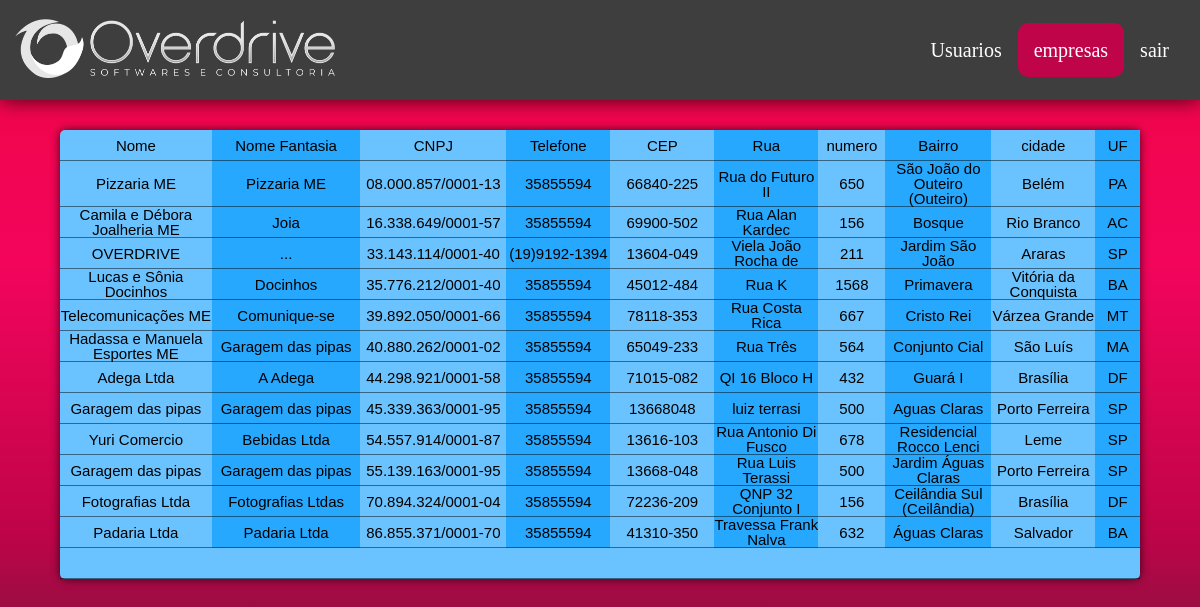
Page /userNotAdmin/tabelaEmpresas.php (signed in) on the committed database.
### tables this page shows
CREATE TABLE `company` (
  `companyId` mediumint(8) unsigned NOT NULL AUTO_INCREMENT,
  `name` varchar(255) NOT NULL,
  `fantasyName` varchar(255) DEFAULT NULL,
  `CNPJ` varchar(255) NOT NULL,
  `phone` varchar(20) DEFAULT NULL,
  `CEP` varchar(10) DEFAULT NULL,
  `rua` varchar(20) DEFAULT NULL,
  `numero` varchar(10) DEFAULT NULL,
  `bairro` varchar(50) DEFAULT NULL,
  `cidade` varchar(50) DEFAULT NULL,
  `UF` varchar(5) DEFAULT NULL,
  PRIMARY KEY (`companyId`)
);

### userNotAdmin/tabelaEmpresas.php (the view, shortened to what this page needs)
<?php
    include('../conexao.php');
    $query = "select * from company order by CNPJ";
    $result = mysqli_query($conexao, $query);
?>
<!DOCTYPE html>
<html lang="pt-br">
    <head>
        <link rel="stylesheet" href="../css/reset.css">
        <link rel="stylesheet" href="../css/header.css">
        <link rel="stylesheet" href="../css/tabelaUsers.css">
    </head>
    <body>
        <header>
            <h1><img class="logo" src="../img/logo.png" alt="logo da Overdrive"></h1>
            <nav>
                <ul>
                    <li class="li-nav"><a class="link-nav" href="tabelaUsers.php">Usuarios</a></li>
                    <li class="li-nav"><a class="link-nav" href="tabelaEmpresas.php">empresas</a></li>
                    <li class="li-nav"><a class="link-nav" href="../logout.php">sair</a></li>
                </ul>
            </nav>
        </header>
        <main>
            <table>
                <thead>
                    <tr>
                        <th width="7%" scope="col">Nome</th>
                        <th width="10%" scope="col">Nome Fantasia</th>
                        <th width="7%" scope="col">CNPJ</th>
                        <th width="7%" scope="col">Telefone</th>
                        <th width="7%" scope="col">CEP</th>
                        <th width="7%" scope="col">Rua</th>
                        <th width="4%" scope="col">numero</th>
                        <th width="7%" scope="col">Bairro</th>
                        <th width="7%" scope="col">cidade</th>
                        <th width="3%" scope="col">UF</th>
                    </tr>
                </thead>
                <tbody>
                   <?php
                        while($user_data = mysqli_fetch_assoc($result)){
                            echo "<tr>";
                            echo "<td>".$user_data['name']."</td>";
                            echo "<td>".$user_data['fantasyName']."</td>";
                            echo "<td>".$user_data['CNPJ']."</td>";
                            echo "<td>".$user_data['phone']."</td>";
                            echo "<td>".$user_data['CEP']."</td>";
                            echo "<td>".$user_data['rua']."</td>";
                            echo "<td>".$user_data['numero']."</td>";
                            echo "<td>".$user_data['bairro']."</td>";
                            echo "<td>".$user_data['cidade']."</td>";
                            echo "<td>".$user_data['UF']."</td>";
                            echo "</tr>";
                        }
                        ?>
                </tbody>
                <tfoot>
                    <tr>
                        <th colspan="14">
                        </th>
                    </tr>
                </tfoot>
            </table>
        </main>
    </body>
</html>

### css/header.css (style rules this page uses)
header { display: flex; background-color: #3f3e3e; padding: 10px; justify-content: space-between; align-items: center; box-shadow: 0 0 20px rgba(0, 0, 0, 0.753); }
body { background: linear-gradient(#F20544, #F2055C, #BF0449, #402431) ; background-attachment: fixed; }
.logo { width: 20rem; padding: 5px; }
nav { height: 100%; margin: 5px; }
ul { display: flex; flex-direction: row; height: 100%; }
.li-nav { text-align: center; }
.link-nav { font-size: 20px; color: #FFF; height: 30%; padding: 1rem; text-align: center; line-height: 70px; border-radius: 10px; }
.active { background-color: #BF0449; }

### css/tabelaUsers.css (style rules this page uses)
table, td, th { border-bottom: 1px solid #0000007a; }
table { width: 90vw; margin: 30px auto ; table-layout: auto; background-color: #6ac3ff; color: #000; border-radius: 5px; box-shadow: 0px 0px 10px #000000af; }
th:nth-child(2n) { background-color:#26a8ff; }
td:nth-child(2n) { background-color:#26a8ff; }
th,td { text-align: center; height: 30px; vertical-align: middle; font-size: 15px; }

### rows in the picture
company: name "Pizzaria ME", fantasyName "Pizzaria ME", CNPJ "08.000.857/0001-13", phone "35855594", CEP "66840-225", rua "Rua do Futuro II", numero "650", bairro "São João do Outeiro (Outeiro)", cidade "Belém", UF "PA"
company: name "Camila e Débora Joalheria ME", fantasyName "Joia", CNPJ "16.338.649/0001-57", phone "35855594", CEP "69900-502", rua "Rua Alan Kardec", numero "156", bairro "Bosque", cidade "Rio Branco", UF "AC"
company: name "OVERDRIVE", fantasyName "...", CNPJ "33.143.114/0001-40", phone "(19)9192-1394", CEP "13604-049", rua "Viela João Rocha de", numero "211", bairro "Jardim São João", cidade "Araras", UF "SP"
company: name "Lucas e Sônia Docinhos", fantasyName "Docinhos", CNPJ "35.776.212/0001-40", phone "35855594", CEP "45012-484", rua "Rua K", numero "1568", bairro "Primavera", cidade "Vitória da Conquista", UF "BA"
company: name "Telecomunicações ME", fantasyName "Comunique-se", CNPJ "39.892.050/0001-66", phone "35855594", CEP "78118-353", rua "Rua Costa Rica", numero "667", bairro "Cristo Rei", cidade "Várzea Grande", UF "MT"
company: name "Hadassa e Manuela Esportes ME", fantasyName "Garagem das pipas", CNPJ "40.880.262/0001-02", phone "35855594", CEP "65049-233", rua "Rua Três", numero "564", bairro "Conjunto Cial", cidade "São Luís", UF "MA"
company: name "Adega Ltda", fantasyName "A Adega", CNPJ "44.298.921/0001-58", phone "35855594", CEP "71015-082", rua "QI 16 Bloco H", numero "432", bairro "Guará I", cidade "Brasília", UF "DF"
company: name "Garagem das pipas", fantasyName "Garagem das pipas", CNPJ "45.339.363/0001-95", phone "35855594", CEP "13668048", rua "luiz terrasi", numero "500", bairro "Aguas Claras", cidade "Porto Ferreira", UF "SP"
company: name "Yuri Comercio", fantasyName "Bebidas Ltda", CNPJ "54.557.914/0001-87", phone "35855594", CEP "13616-103", rua "Rua Antonio Di Fusco", numero "678", bairro "Residencial Rocco Lenci", cidade "Leme", UF "SP"
company: name "Garagem das pipas", fantasyName "Garagem das pipas", CNPJ "55.139.163/0001-95", phone "35855594", CEP "13668-048", rua "Rua Luis Terassi", numero "500", bairro "Jardim Águas Claras", cidade "Porto Ferreira", UF "SP"
company: name "Fotografias Ltda", fantasyName "Fotografias Ltdas", CNPJ "70.894.324/0001-04", phone "35855594", CEP "72236-209", rua "QNP 32 Conjunto I", numero "156", bairro "Ceilândia Sul (Ceilândia)", cidade "Brasília", UF "DF"
company: name "Padaria Ltda", fantasyName "Padaria Ltda", CNPJ "86.855.371/0001-70", phone "35855594", CEP "41310-350", rua "Travessa Frank Nalva", numero "632", bairro "Águas Claras", cidade "Salvador", UF "BA"
